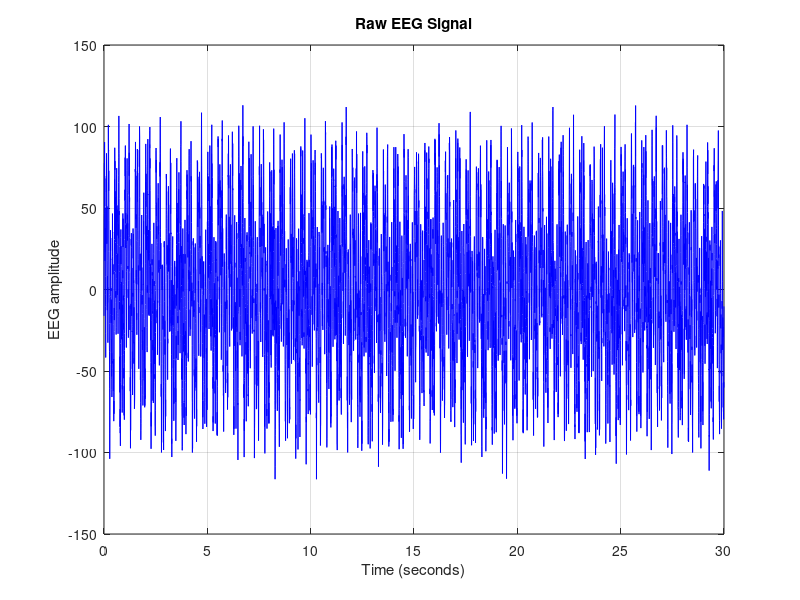
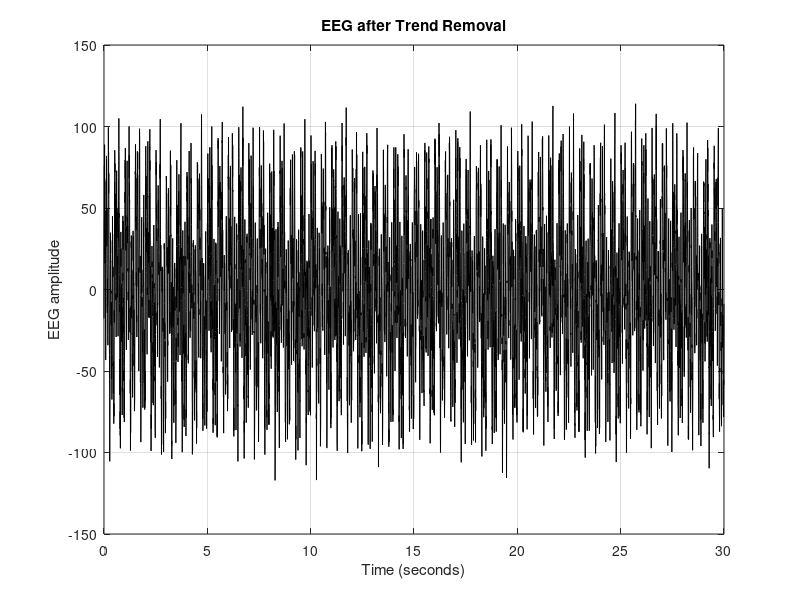
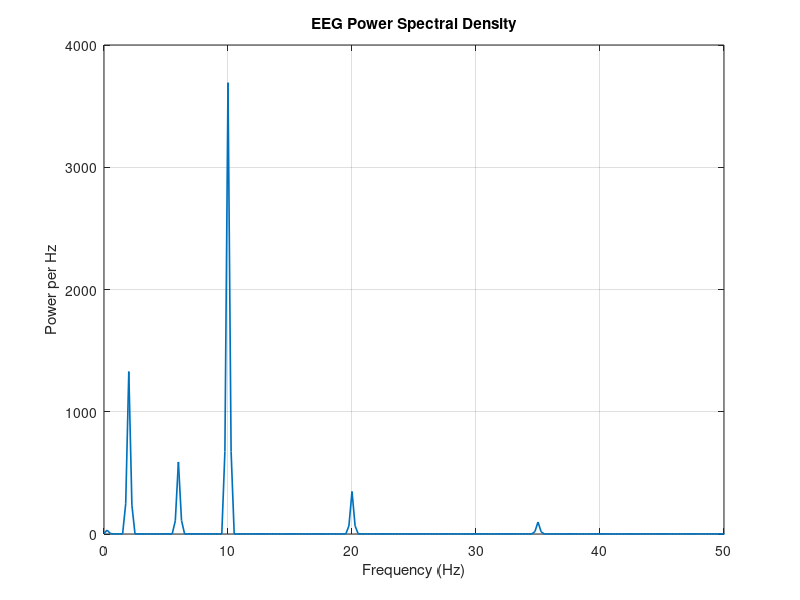
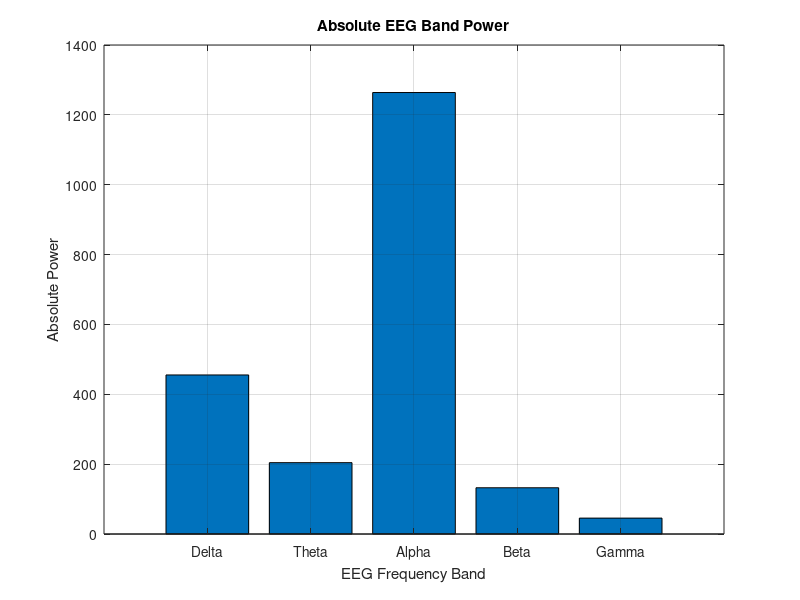

Write MATLAB code to recreate these figures, in order.
%% EXPERIMENT 2: EEG FREQUENCY BAND ANALYSIS
% Complete program:
% 1. Generate simulated EEG input
% 2. Save and load the EEG file
% 3. Remove the trend
% 4. Estimate power spectral density (PSD)
% 5. Calculate EEG band powers
% 6. Plot absolute and relative band powers
% 7. Identify the dominant frequency band
%
% This version does not require the Signal Processing Toolbox.

clear;
close all;
clc;

%% STEP 1: CREATE A SIMULATED EEG INPUT FILE

fs = 256;                  % Sampling frequency in Hz
duration = 30;              % Recording duration in seconds

t = (0:1/fs:duration-1/fs)';

% Generate a simulated EEG containing several frequency components
rng(2);                     % Repeatable random noise

deltaSignal = 30*sin(2*pi*2*t);
thetaSignal = 20*sin(2*pi*6*t);
alphaSignal = 50*sin(2*pi*10*t);
betaSignal  = 15*sin(2*pi*20*t);
gammaSignal = 8*sin(2*pi*35*t);

% Combine components and add noise and slow baseline drift
eeg = deltaSignal ...
    + thetaSignal ...
    + alphaSignal ...
    + betaSignal ...
    + gammaSignal ...
    + 10*randn(size(t)) ...
    + 5*sin(2*pi*0.2*t);

% Save the EEG signal and sampling frequency
filename = 'eeg_sample.mat';
save(filename, 'eeg', 'fs');

fprintf('STEP 1: EEG input file created successfully.\n');
fprintf('File name: %s\n', filename);

%% STEP 2: LOAD THE EEG INPUT FILE

S = load(filename);

if isfield(S, 'eeg')
    eeg = S.eeg;
elseif isfield(S, 'EEG')
    eeg = S.EEG;
else
    error('EEG variable not found in the input file.');
end

if isfield(S, 'fs')
    fs = S.fs;
end

eeg = double(eeg(:));

if isempty(eeg) || any(~isfinite(eeg))
    error('EEG signal is empty or contains invalid values.');
end

if fs <= 0
    error('Sampling frequency must be positive.');
end

t = (0:length(eeg)-1)' / fs;

fprintf('\nSTEP 2: EEG file loaded successfully.\n');
fprintf('Number of samples = %d\n', length(eeg));
fprintf('Sampling frequency = %.2f Hz\n', fs);
fprintf('Signal duration = %.2f seconds\n', t(end));

%% STEP 3: PLOT THE RAW EEG SIGNAL

figure('Name', 'Figure 1 - Raw EEG');

plot(t, eeg, 'b');
grid on;
xlabel('Time (seconds)');
ylabel('EEG amplitude');
title('Raw EEG Signal');

%% STEP 4: REMOVE THE LINEAR TREND

eeg = detrend(eeg);

figure('Name', 'Figure 2 - Detrended EEG');

plot(t, eeg, 'k');
grid on;
xlabel('Time (seconds)');
ylabel('EEG amplitude');
title('EEG after Trend Removal');

%% STEP 5: ESTIMATE PSD USING WELCH'S METHOD
% Welch's method:
% Divide the signal into overlapping segments, apply a window,
% calculate each segment's periodogram, and average the results.

segmentLength = min(length(eeg), 4*fs);
segmentLength = floor(segmentLength);

if segmentLength < 2
    error('EEG signal is too short for spectral analysis.');
end

overlap = floor(0.5 * segmentLength);
stepSize = segmentLength - overlap;

nfft = max(1024, 2^nextpow2(segmentLength));

% Create a Hamming window without requiring a toolbox
n = (0:segmentLength-1)';
window = 0.54 - 0.46*cos(2*pi*n/(segmentLength-1));

windowPower = sum(window.^2);

% Initialise the PSD accumulator
Psum = zeros(floor(nfft/2)+1, 1);
numberOfSegments = 0;

startIndex = 1;

while startIndex + segmentLength - 1 <= length(eeg)

    indices = startIndex:(startIndex + segmentLength - 1);

    segment = eeg(indices);
    segment = segment - mean(segment);
    segment = segment .* window;

    % Fourier transform
    X = fft(segment, nfft);

    % Two-sided power spectral density
    P2 = abs(X).^2 / (fs * windowPower);

    % Retain the non-negative frequencies
    P1 = P2(1:floor(nfft/2)+1);

    % Convert to one-sided PSD
    if rem(nfft, 2) == 0
        P1(2:end-1) = 2 * P1(2:end-1);
    else
        P1(2:end) = 2 * P1(2:end);
    end

    Psum = Psum + P1;
    numberOfSegments = numberOfSegments + 1;

    startIndex = startIndex + stepSize;
end

if numberOfSegments == 0
    error('No EEG segments were available for PSD calculation.');
end

pxx = Psum / numberOfSegments;
f = (0:floor(nfft/2))' * fs/nfft;

%% STEP 6: PLOT THE POWER SPECTRAL DENSITY

figure('Name', 'Figure 3 - EEG PSD');

plot(f, pxx, 'LineWidth', 1.2);
grid on;
xlim([0 min(50, fs/2)]);
xlabel('Frequency (Hz)');
ylabel('Power per Hz');
title('EEG Power Spectral Density');

%% STEP 7: DEFINE THE EEG FREQUENCY BANDS

bandNames = {'Delta'; 'Theta'; 'Alpha'; 'Beta'; 'Gamma'};

% Frequency limits in Hz
bandLimits = [
     0.5   4
     4     8
     8    13
    13    30
    30    45
];

numberOfBands = length(bandNames);
bandPower = zeros(numberOfBands, 1);

%% STEP 8: CALCULATE ABSOLUTE BAND POWER

for k = 1:numberOfBands

    idx = f >= bandLimits(k,1) & ...
          f < bandLimits(k,2);

    if nnz(idx) >= 2
        bandPower(k) = trapz(f(idx), pxx(idx));
    else
        bandPower(k) = 0;
    end
end

totalPower = sum(bandPower);

%% STEP 9: CALCULATE RELATIVE BAND POWER

if totalPower > 0
    relativePower = 100 * bandPower / totalPower;
else
    relativePower = zeros(numberOfBands, 1);
    warning('Total calculated band power is zero.');
end

%% STEP 10: PLOT ABSOLUTE BAND POWER

figure('Name', 'Figure 4 - Absolute EEG Band Power');

bar(bandPower);
grid on;
set(gca, 'XTick', 1:numberOfBands, ...
    'XTickLabel', bandNames);

xlabel('EEG Frequency Band');
ylabel('Absolute Power');
title('Absolute EEG Band Power');

%% STEP 11: PLOT RELATIVE BAND POWER

figure('Name', 'Figure 5 - Relative EEG Band Power');

bar(relativePower);
grid on;
set(gca, 'XTick', 1:numberOfBands, ...
    'XTickLabel', bandNames);

xlabel('EEG Frequency Band');
ylabel('Relative Power (%)');
title('Relative EEG Band Power');

%% STEP 12: IDENTIFY THE DOMINANT FREQUENCY BAND

[maxPower, idxMax] = max(bandPower);

dominantBand = bandNames{idxMax};
dominantRelativePower = relativePower(idxMax);

%% STEP 13: DISPLAY RESULTS

fprintf('\n========================================\n');
fprintf('       EXPERIMENT 2: EEG RESULTS\n');
fprintf('========================================\n');

fprintf('Input file = %s\n', filename);
fprintf('Sampling frequency = %.2f Hz\n', fs);
fprintf('Signal duration = %.2f seconds\n', t(end));
fprintf('Number of samples = %d\n', length(eeg));
fprintf('PSD segments averaged = %d\n', numberOfSegments);

fprintf('\nEEG FREQUENCY BAND RESULTS\n');
fprintf('----------------------------------------\n');

for k = 1:numberOfBands
    fprintf('%-8s Power = %.6f | Relative = %.2f%%\n', ...
        bandNames{k}, bandPower(k), relativePower(k));
end

fprintf('----------------------------------------\n');
fprintf('Total calculated band power = %.6f\n', totalPower);
fprintf('Dominant frequency band = %s\n', dominantBand);
fprintf('Dominant band power = %.6f\n', maxPower);
fprintf('Dominant relative power = %.2f%%\n', ...
    dominantRelativePower);

fprintf('========================================\n');
fprintf('Experiment 2 completed successfully.\n');
